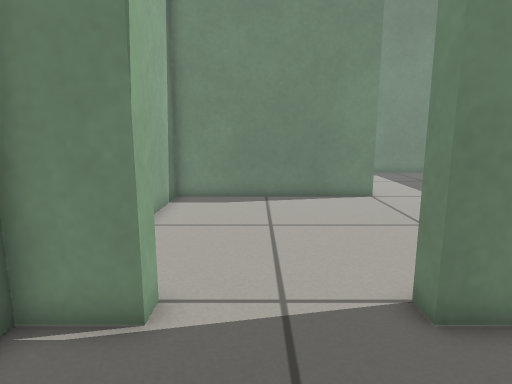
view 1 (above)

16 first-person views from a walk through a robot-simulator world made for Gazebo. The camera is 0.59 m above the floor, tilts 10° down and sees 75° across. The floor is counted in squares, 0.2 m on a side. Each view is taken from the middle of a square. On the plan, view 1 faces up. The plan holds only what a view shows up to about 20 squares ahead; the rest is blank. The robots in the file are not drawn.

view 2
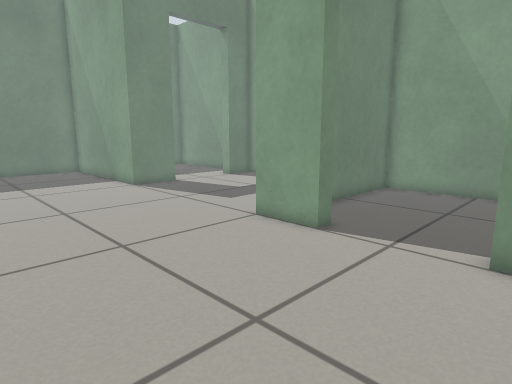

view 3
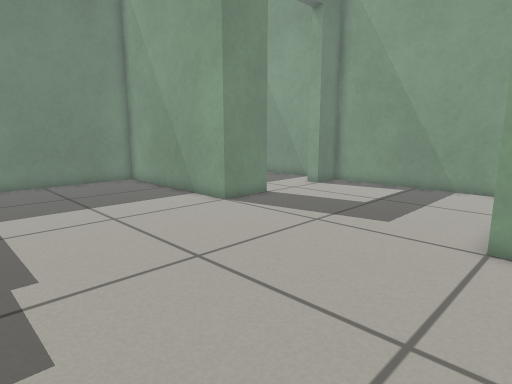

view 4
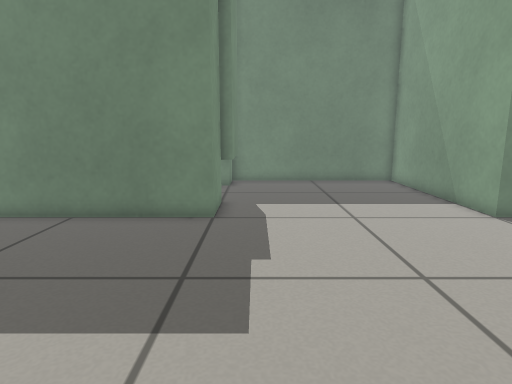

view 5
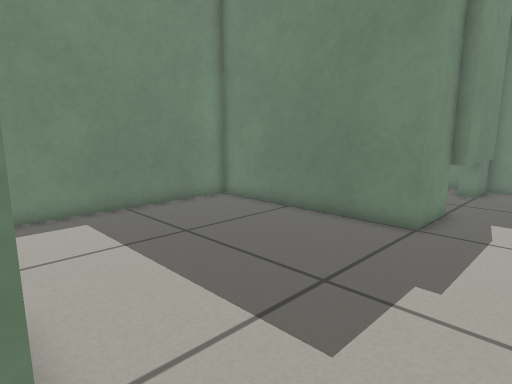

view 6
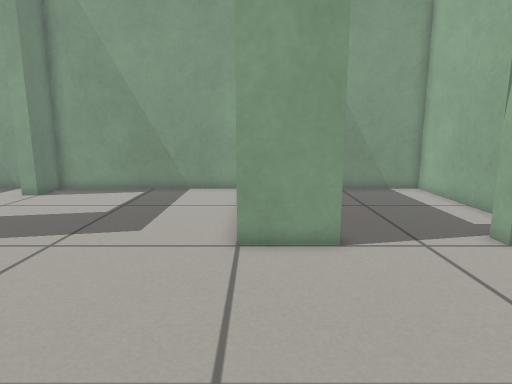

view 7
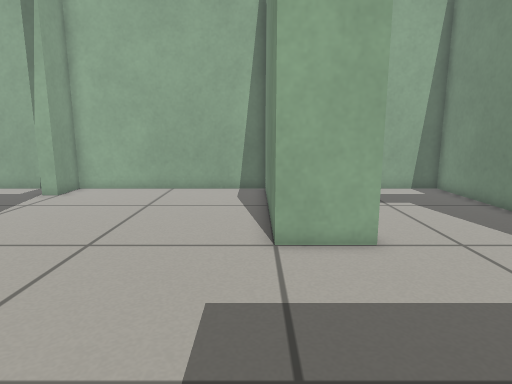

view 8
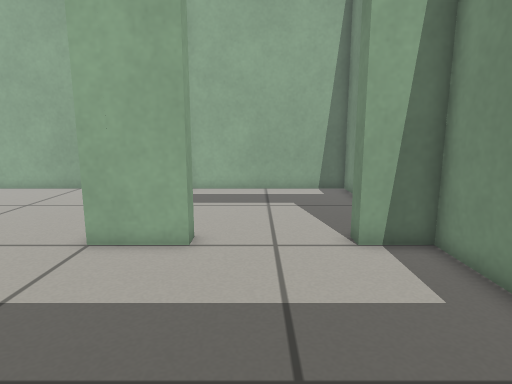

view 9
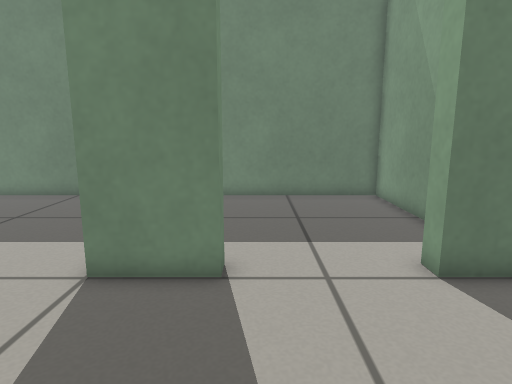

view 10
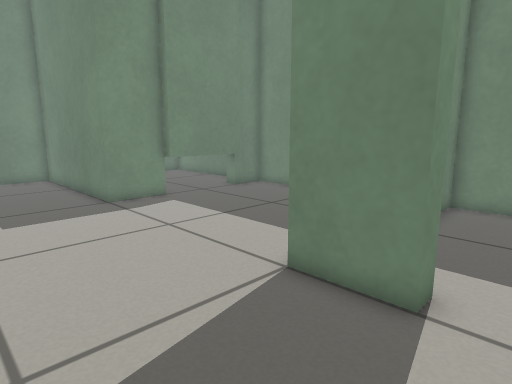

view 11
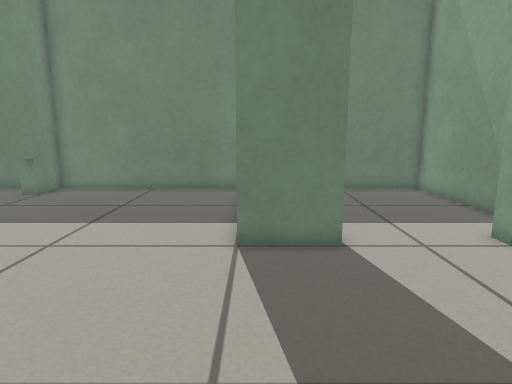

view 12
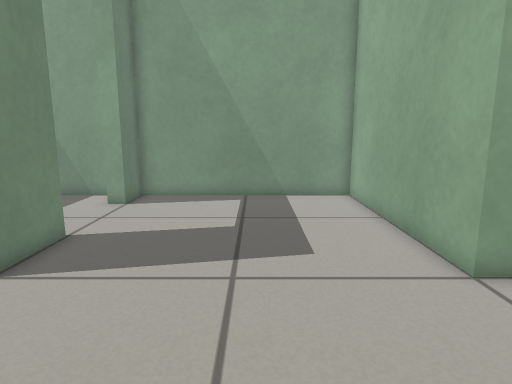

view 13
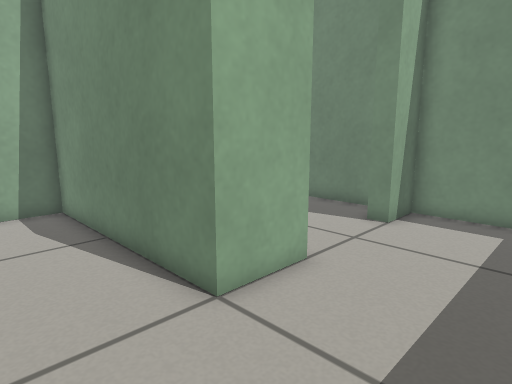

view 14
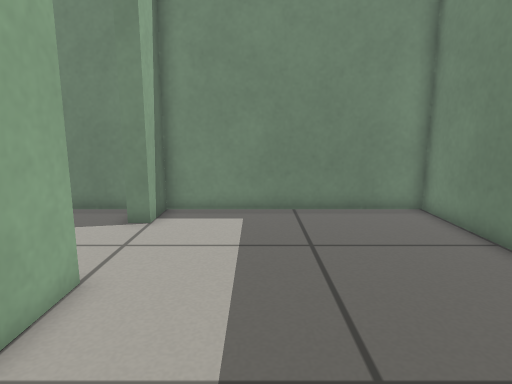

view 15
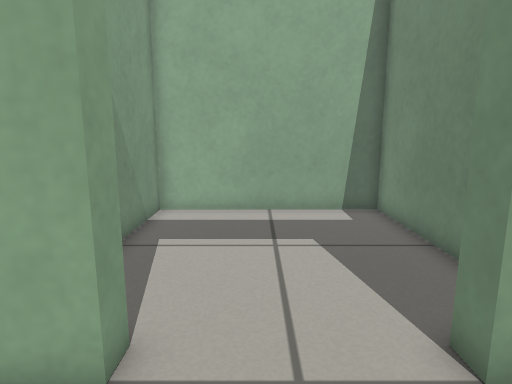

view 16
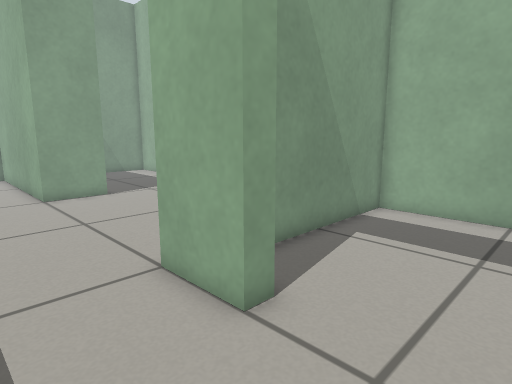

### Floor plan
Points are (right, up) in squares from view 1. A wall is a line through its corners. A room is listed if a view was taken in it or the views show most of it. See-through windows are left out.
Room 1 (view 1)
walls: (-1.7, 4.7) (-3.8, 4.7) (-3.8, -3.8) (4.7, -3.8) (4.7, 1.6); (4, 4.7) (2.8, 4.7)
ways out: open door at (0.5, 5) to room 2
Room 2 (views 2, 3, 4, 5, 6, 7, 8, 9, 10, 11, 12, 13, 14, 15, 16)
walls: (2.8, 5.5) (5.5, 5.5) (5.5, -3.8) (15.5, -3.8) (15.5, -1.8); (15.5, 2.7) (15.5, 5.5) (24.5, 5.5); (5.5, 18.2) (5.5, 15.5) (-3.8, 15.5) (-3.8, 5.5) (-1.7, 5.5); (22.8, 15) (18.3, 15) (18.3, 15.5) (15.5, 15.5) (15.5, 24.8) (5.5, 24.8) (5.5, 22.7); (24.8, 6) (24.8, 15.5) (22.8, 15.5)
ways out: open door at (0.5, 5) to room 1; open door at (5, 20.5) to room 3; open door at (16, 0.5) to room 4
Room 3 (no view inside)
walls: (4, 24.8) (-3.8, 24.8) (-3.8, 16.3) (2.6, 16.3)
ways out: open door at (5, 20.5) to room 2
Room 4 (no view inside)
walls: (17.1, -3.8) (24.8, -3.8) (24.8, 4.7) (23.5, 4.7)
ways out: open door at (16, 0.5) to room 2

Positions as (right, up) in squares from view 1, and headings:
1: (0, 0), facing up
2: (-3, 14), facing down-right
3: (4, 15), facing down-right
4: (4, 14), facing right
5: (5, 12), facing up-right
6: (5, 14), facing down
7: (14, 15), facing left
8: (14, 20), facing left
9: (9, 2), facing right
10: (10, 1), facing up-right
11: (7, 5), facing right
12: (10, 12), facing down
13: (10, 12), facing up-left
14: (9, 12), facing up
15: (9, 20), facing left
16: (9, 22), facing down-left
